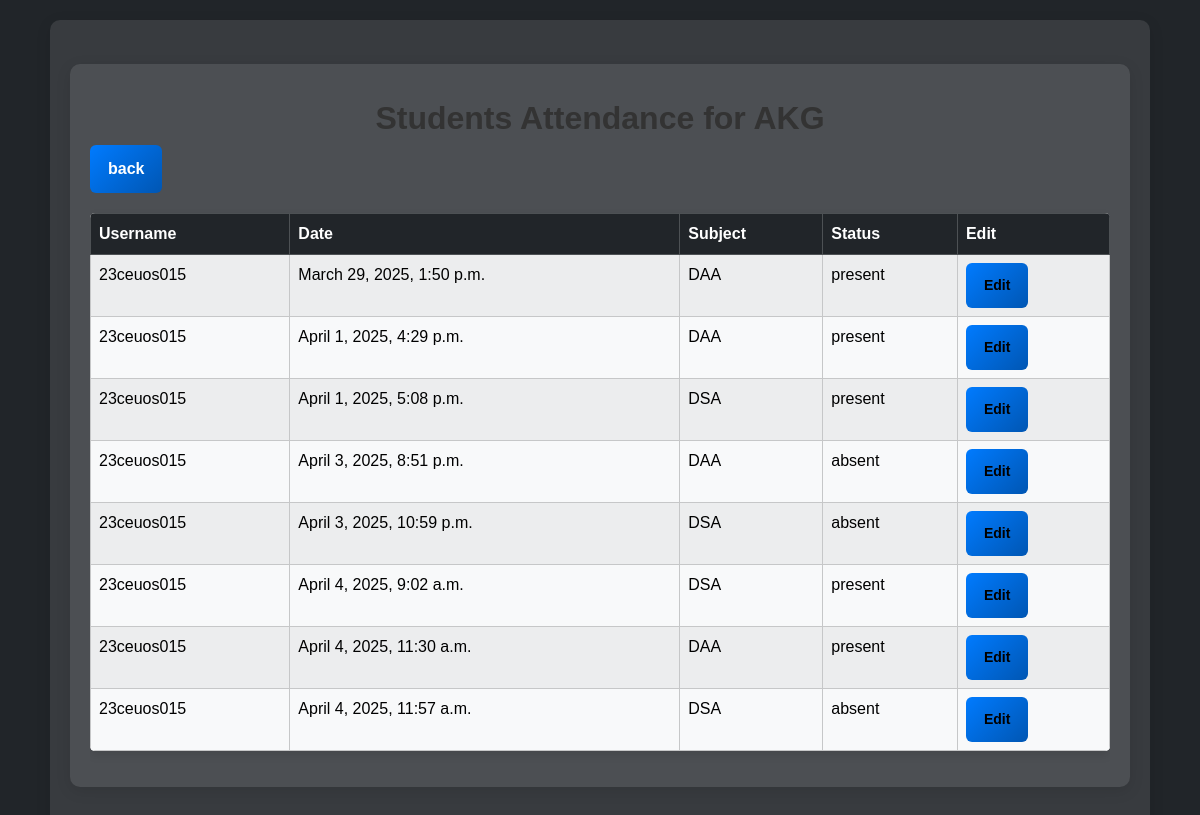
Screenshot of /faculty_app/show_student_attendance (signed in) with the database file from the repository.
### admin_app/models.py (models this page shows, shortened)
class Attendance(models.Model):
    STATUS_CHOICES = [
        ("present", "Present"),
        ("absent", "Absent"),
        ("late", "Late"),
    ]
    student = models.ForeignKey(Student, on_delete=models.CASCADE, related_name="attendances")
    lecture = models.ForeignKey(Lecture, on_delete=models.CASCADE)
    faculty = models.ForeignKey(Faculty, on_delete=models.CASCADE, related_name="marked_attendances")
    date = models.DateTimeField(default=datetime.today)
    status = models.CharField(max_length=10, choices=STATUS_CHOICES, default="absent")
    class Meta:
        unique_together = ('student', 'lecture')  # Ensures a student has only one record per subject per day

class Faculty(models.Model):
    DEPARTMENT_CHOICES = [
        ("CE", "Computer Engineering"),
        ("IT", "Information Technology"),
        ("EC", "Electronics & Communication"),
    ]
    user = models.OneToOneField(CustomUser, on_delete=models.CASCADE, related_name="faculty")
    image = models.ImageField(upload_to='photos/', default="ava3.jpg")
    name = models.CharField(max_length=100)
    department = models.CharField(max_length=50, choices=DEPARTMENT_CHOICES)
    salary = models.IntegerField(default=0)
    subject = models.ManyToManyField(Subject, blank=True)

class Student(models.Model):
    DEGREE_CHOICES = [
        ("CE", "Computer Engineering"),
        ("IT", "Information Technology"),
        ("EC", "Electronics & Communication"),
    ]
    user = models.OneToOneField(CustomUser, on_delete=models.CASCADE, related_name="student_id")
    name = models.CharField(max_length=100)
    image = models.ImageField(upload_to='photos/', default="ava3.jpg")
    mobile_no = models.CharField(max_length=15)
    degree = models.CharField(max_length=50, choices=DEGREE_CHOICES)
    graduation_date = models.DateField()
    subjects = models.ManyToManyField(Subject, blank=True)

class Lecture(models.Model):
    subject = models.ForeignKey(Subject, on_delete=models.CASCADE)
    faculty = models.ForeignKey(Faculty, on_delete=models.CASCADE)
    date = models.DateTimeField(default=datetime.today)

class Subject(models.Model):
    name = models.CharField(max_length=100, unique=True)
    def __str__(self):
        return self.name

### registration/models.py (models this page shows)
class CustomUser(AbstractUser):
    ROLE_CHOICES = [
        ("student", "Student"),
        ("faculty", "Faculty"),
        ("admin", "Admin"),
    ]
    role = models.CharField(max_length=10, choices=ROLE_CHOICES, default="student")

### faculty_app/views.py (the view)
# urls.py: path("show_student_attendance", views.show_student_attendance, name="show_student_attendance"),
@faculty_required
def show_student_attendance(request):
    faculty = Faculty.objects.get(user=request.user)
    attendances = Attendance.objects.filter(faculty=faculty).order_by("date")
    return render(request, "faculty_app/show_student_attendance.html", {"attendances": attendances})

### faculty_app/views.py (called while the page is built)
def faculty_required(view_func):
    @wraps(view_func)
    def wrapper(request, *args, **kwargs):
        if not request.user.is_authenticated:
            return redirect("registration:login")  # Redirect unauthenticated users to login page
        if request.user.role == "faculty":
            return view_func(request, *args, **kwargs)
        logout(request)  # Log out unauthorized users
        return redirect("registration:login")  # Redirect unauthorized users
    return wrapper

### faculty_app/templates/faculty_app/show_student_attendance.html (shortened to what this page needs)
{% extends "layout.html" %}
{% block container %}
<div class="container mt-4 text-white">
    <h2 class="text-center">Students Attendance for {{ attendances.0.faculty.user.username }}</h2>
    <a href="{% url 'faculty_app:faculty_dashboard' %}" class="btn btn-primary">back</a>
    <div class="table-responsive">
        <table class="table table-bordered table-striped">
            <thead class="table-dark">
                <tr>
                    <th>Username</th>
                    <th>Date</th>
                    <th>Subject</th>
                    <th>Status</th>
                    <th>Edit</th>
                </tr>
            </thead>
            <tbody class="table-light">
                {% for attendance in attendances %}
                <tr>
                    <td>{{ attendance.student.user.username }}</td>
                    <td>{{ attendance.lecture.date }}</td>
                    <td>{{ attendance.lecture.subject }}</td>
                    <td>{{ attendance.status }}</td>
                    <td>
                        <a href="{% url 'faculty_app:edit_student_attendance' attendance.id %}" class="btn btn-warning btn-sm">Edit</a>
                    </td>
                </tr>
                {% endfor %}
            </tbody>
        </table>
    </div>
</div>
{% endblock %}

### rows the page displays
Attendance: faculty.username "AKG", student.user.username "23ceuos015", lecture "March 29, 2025, 1:50 p.m.", lecture.subject "DAA", status "present"
Attendance: student.user.username "23ceuos015", lecture "April 1, 2025, 4:29 p.m.", lecture.subject "DAA", status "present"
Attendance: student.user.username "23ceuos015", lecture "April 1, 2025, 5:08 p.m.", lecture.subject "DSA", status "present"
Attendance: student.user.username "23ceuos015", lecture "April 3, 2025, 8:51 p.m.", lecture.subject "DAA", status "absent"
Attendance: student.user.username "23ceuos015", lecture "April 3, 2025, 10:59 p.m.", lecture.subject "DSA", status "absent"
Attendance: student.user.username "23ceuos015", lecture "April 4, 2025, 9:02 a.m.", lecture.subject "DSA", status "present"
Attendance: student.user.username "23ceuos015", lecture "April 4, 2025, 11:30 a.m.", lecture.subject "DAA", status "present"
Attendance: student.user.username "23ceuos015", lecture "April 4, 2025, 11:57 a.m.", lecture.subject "DSA", status "absent"
